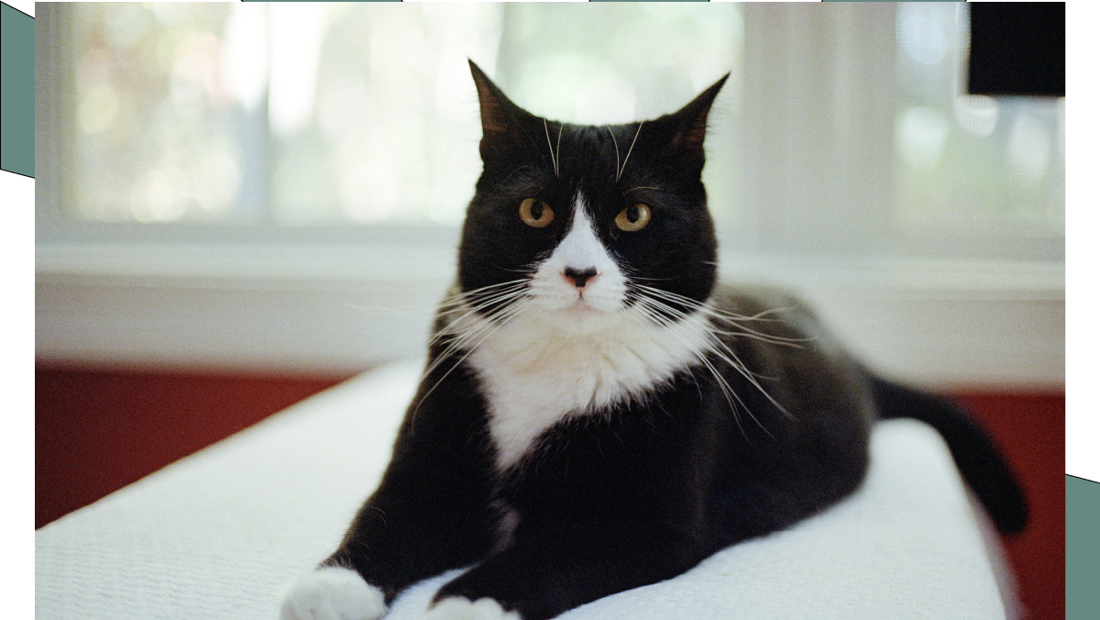
#> input picture python/jobsheet4/src/kucingCape.png, 1100 x 620 px, found by its file name
$ python inversi.py
#> lines starting #> are read from the running program, lines starting #| are printed output that depends on the picture
import cv2
import numpy as np

path_gambar = r"C:\Raiya Yusuf Priatmojo\Praktik Penginderaan Visual Robot\python\jobsheet4\src\kucingCape.png"

citra = cv2.imread(path_gambar, cv2.IMREAD_GRAYSCALE)
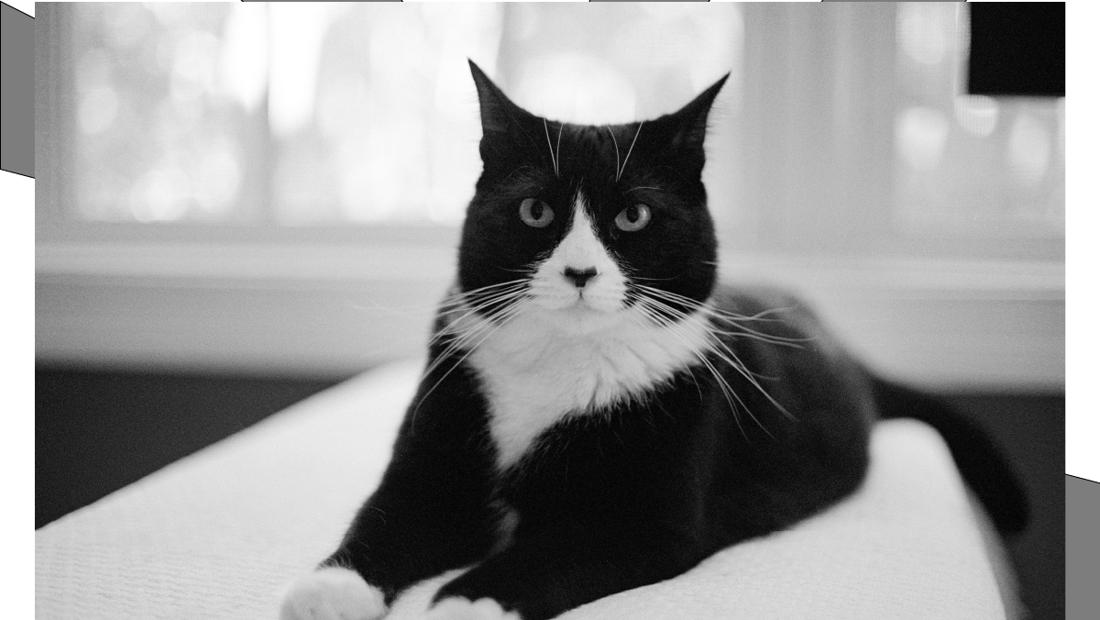
#> citra: shape (620, 1100); min 0, max 255, mean 150

if citra is None:
    print(f'Tidak dapat membaca berkas: {path_gambar}')
else:
    jumBaris, jumKolom = citra.shape
#> jumBaris = 620; jumKolom = 1100
    hasil = np.zeros((jumBaris, jumKolom), np.uint8)

    for brs in range(jumBaris):
        for kol in range(jumKolom):
            hasil[brs, kol] = 255 - citra[brs, kol]
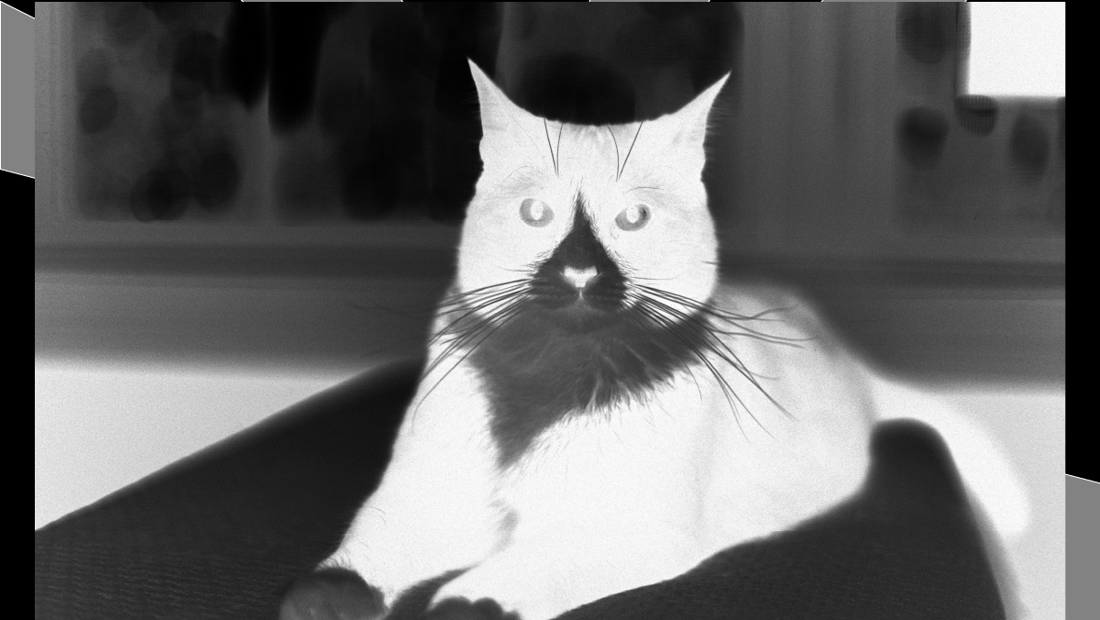
#> hasil: shape (620, 1100); min 0, max 255, mean 105

    cv2.imshow('Asli', citra)
    cv2.imshow('Hasil', hasil)
    cv2.waitKey(0)
    cv2.destroyAllWindows()

$ run again, with python/jobsheet4/src/melon.png copied over python/jobsheet4/src/kucingCape.png
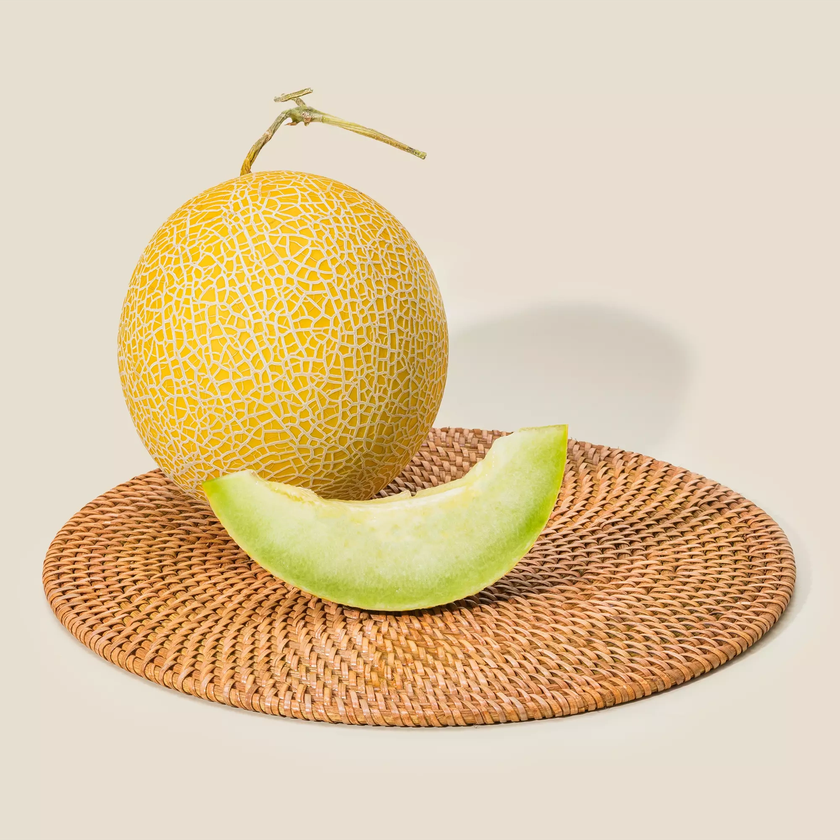
#> input picture python/jobsheet4/src/melon.png, 840 x 840 px, shrunk from 2000 x 2000 before the run, found by its file name
#> `citra = cv2.imread(path_gambar, cv2.IMREAD_GRAYSCALE)`:
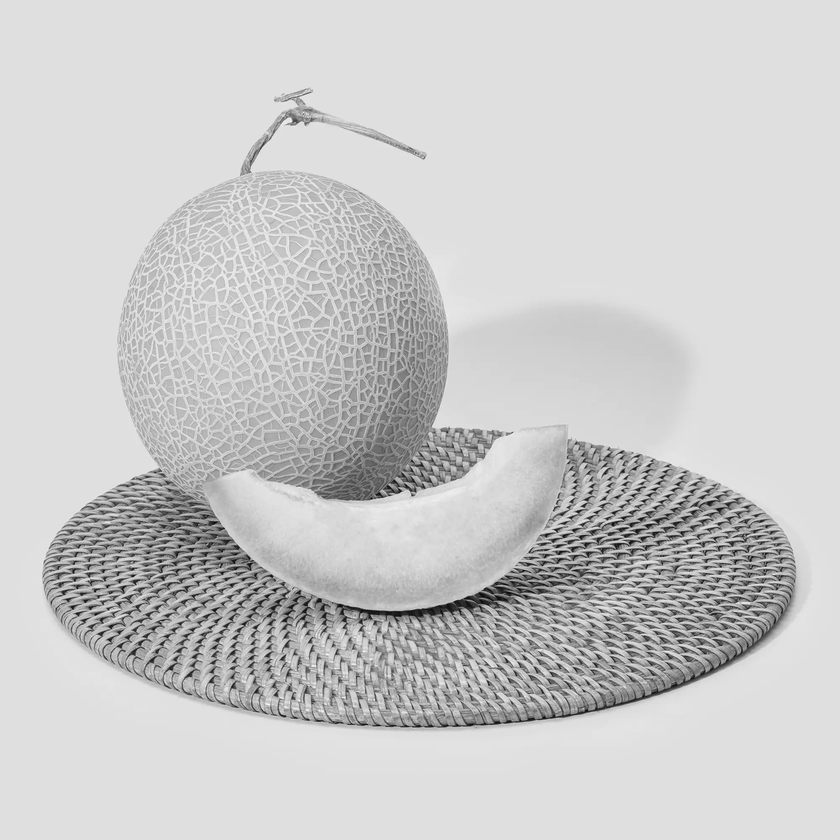
#> citra: shape (840, 840); min 6, max 253, mean 202.7
#> after the loop `for brs in range(jumBaris):`:
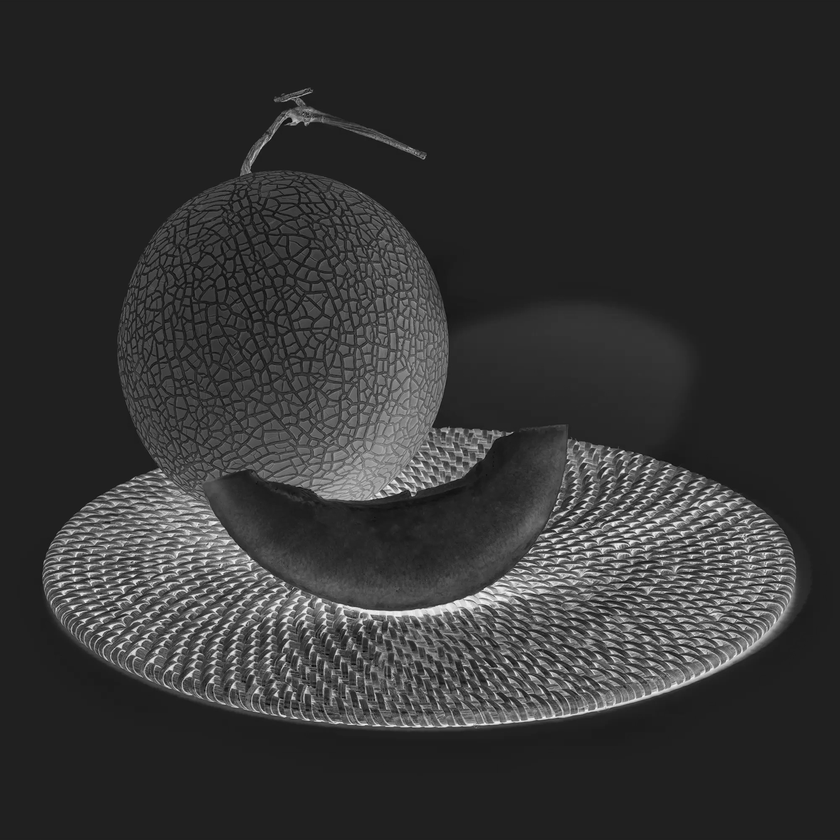
#> hasil: shape (840, 840); min 2, max 249, mean 52.3

$ run again, with python/jobsheet4/src/kucingHitamPutih.jpg saved as python/jobsheet4/src/kucingCape.png
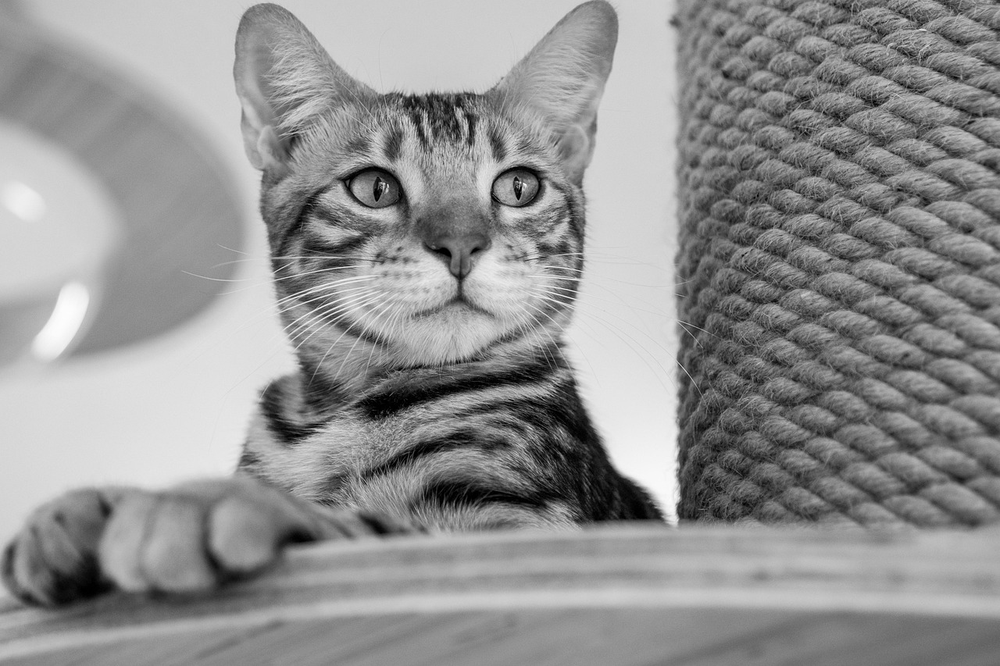
#> input picture python/jobsheet4/src/kucingHitamPutih.jpg, 1000 x 666 px, shrunk from 1280 x 853 before the run, found by its file name
#> citra is the input picture: shape (666, 1000); min 0, max 253, mean 145.5
#> after the loop `for brs in range(jumBaris):`:
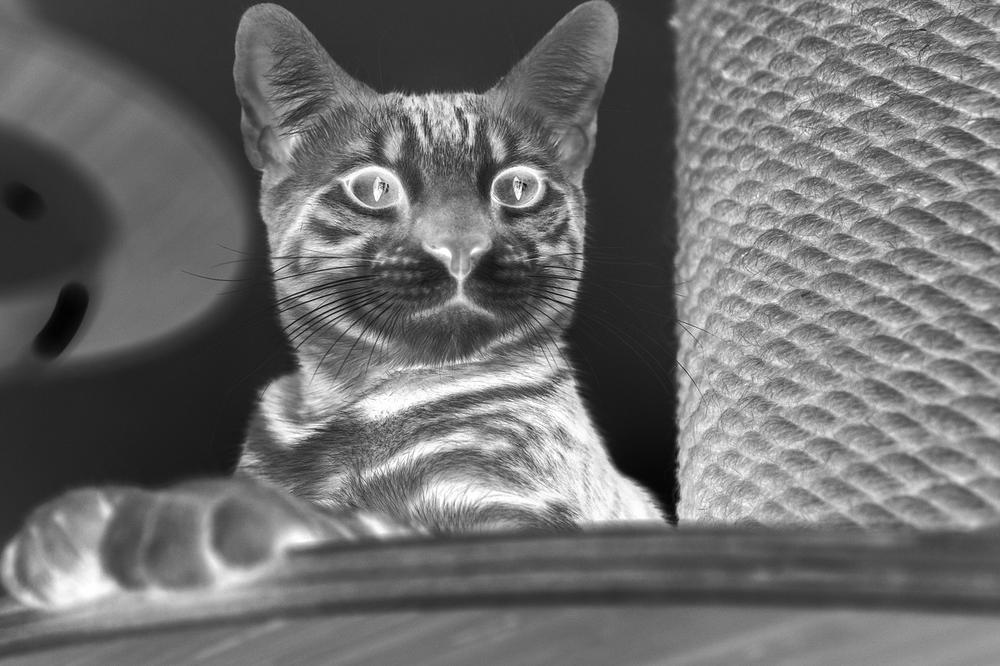
#> hasil: shape (666, 1000); min 2, max 255, mean 109.5
